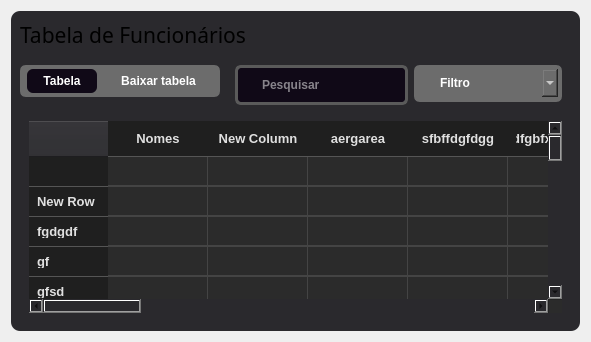
             <widget class="QWidget" name="funcionario_page">
              <layout class="QVBoxLayout" name="verticalLayout_37">
               <item>
                <widget class="QWidget" name="widget_geral_tabela" native="true">
                 <property name="styleSheet">
                  <string notr="true">background-color: rgb(42, 41, 45);
border-radius: 9px;</string>
                 </property>
                 <layout class="QVBoxLayout" name="verticalLayout_38">
                  <item>
                   <widget class="QLabel" name="lbl_tabela_func">
                    <property name="font">
                     <font>
                      <family>Inter 18pt SemiBold</family>
                      <pointsize>8</pointsize>
                      <weight>8</weight>
                      <italic>false</italic>
                      <bold>false</bold>
                     </font>
                    </property>
                    <property name="text">
                     <string>&lt;html&gt;&lt;head/&gt;&lt;body&gt;&lt;p&gt;&lt;span style=&quot; font-size:16pt;&quot;&gt;Tabela de Funcionários&lt;/span&gt;&lt;/p&gt;&lt;/body&gt;&lt;/html&gt;</string>
                    </property>
                   </widget>
                  </item>
                  <item>
                   <widget class="QWidget" name="widget_tabela_func" native="true">
                    <property name="sizePolicy">
                     <sizepolicy hsizetype="Expanding" vsizetype="Expanding">
                      <horstretch>0</horstretch>
                      <verstretch>0</verstretch>
                     </sizepolicy>
                    </property>
                    <property name="minimumSize">
                     <size>
                      <width>200</width>
                      <height>50</height>
                     </size>
                    </property>
                    <property name="maximumSize">
                     <size>
                      <width>16777215</width>
                      <height>50</height>
                     </size>
                    </property>
                    <property name="styleSheet">
                     <string notr="true">
QPushButton{


 background-color: rgb(91, 91, 91);
}</string>
                    </property>
                    <layout class="QHBoxLayout" name="horizontalLayout_36">
                     <property name="leftMargin">
                      <number>0</number>
                     </property>
                     <property name="topMargin">
                      <number>0</number>
                     </property>
                     <property name="rightMargin">
                      <number>0</number>
                     </property>
                     <property name="bottomMargin">
                      <number>0</number>
                     </property>
                     <item alignment="Qt::AlignLeft|Qt::AlignVCenter">
                      <widget class="QFrame" name="frame_tabela">
                       <property name="sizePolicy">
                        <sizepolicy hsizetype="Fixed" vsizetype="Fixed">
                         <horstretch>0</horstretch>
                         <verstretch>0</verstretch>
                        </sizepolicy>
                       </property>
                       <property name="minimumSize">
                        <size>
                         <width>200</width>
                         <height>0</height>
                        </size>
                       </property>
                       <property name="maximumSize">
                        <size>
                         <width>800</width>
                         <height>16777215</height>
                        </size>
                       </property>
                       <property name="styleSheet">
                        <string notr="true">QFrame{

border: 4px solid #6c6c6c;
}
QFrame{
background-color: rgb(108, 108, 108);
border-radius: 6px;
}
QPushButton {
  
    
	font: 75 10pt &quot;Inter 18pt&quot;;
	font-weight: bold;
    background-color: #6c6c6c;
    color: white;
    padding: 5px 15px;
    border-radius: 6px;
    border: none;
    min-width: 40px;   /* largura mínima */
}
QPushButton:hover {
    background-color: #4a4a4a;
}

</string>
                       </property>
                       <property name="frameShape">
                        <enum>QFrame::StyledPanel</enum>
                       </property>
                       <property name="frameShadow">
                        <enum>QFrame::Raised</enum>
                       </property>
                       <layout class="QHBoxLayout" name="horizontalLayout_37">
                        <property name="spacing">
                         <number>6</number>
                        </property>
                        <property name="leftMargin">
                         <number>0</number>
                        </property>
                        <property name="topMargin">
                         <number>0</number>
                        </property>
                        <property name="rightMargin">
                         <number>0</number>
                        </property>
                        <property name="bottomMargin">
                         <number>0</number>
                        </property>
                        <item alignment="Qt::AlignVCenter">
                         <widget class="QPushButton" name="btn_tabela">
                          <property name="sizePolicy">
                           <sizepolicy hsizetype="Fixed" vsizetype="Fixed">
                            <horstretch>0</horstretch>
                            <verstretch>0</verstretch>
                           </sizepolicy>
                          </property>
                          <property name="cursor">
                           <cursorShape>ArrowCursor</cursorShape>
                          </property>
                          <property name="styleSheet">
                           <string notr="true">QPushButton {
    background-color: #100917;
    
}</string>
                          </property>
                          <property name="text">
                           <string>Tabela</string>
                          </property>
                          <property name="icon">
                           <iconset resource="../imagens/imgs.qrc">
                            <normaloff>:/imgs/list.png</normaloff>:/imgs/list.png</iconset>
                          </property>
                          <property name="iconSize">
                           <size>
                            <width>20</width>
                            <height>20</height>
                           </size>
                          </property>
                          <property name="checkable">
                           <bool>true</bool>
                          </property>
                          <property name="checked">
                           <bool>true</bool>
                          </property>
                         </widget>
                        </item>
                        <item>
                         <widget class="QPushButton" name="btn_baixar_tabela">
                          <property name="sizePolicy">
                           <sizepolicy hsizetype="Fixed" vsizetype="Fixed">
                            <horstretch>0</horstretch>
                            <verstretch>0</verstretch>
                           </sizepolicy>
                          </property>
                          <property name="minimumSize">
                           <size>
                            <width>70</width>
                            <height>0</height>
                           </size>
                          </property>
                          <property name="cursor">
                           <cursorShape>PointingHandCursor</cursorShape>
                          </property>
                          <property name="styleSheet">
                           <string notr="true">padding: 5px 15px;</string>
                          </property>
                          <property name="text">
                           <string>Baixar tabela</string>
                          </property>
                          <property name="icon">
                           <iconset resource="../imagens/imgs.qrc">
                            <normaloff>:/imgs/downloads.png</normaloff>:/imgs/downloads.png</iconset>
                          </property>
                          <property name="iconSize">
                           <size>
                            <width>20</width>
                            <height>20</height>
                           </size>
                          </property>
                          <property name="checkable">
                           <bool>false</bool>
                          </property>
                         </widget>
                        </item>
                       </layout>
                      </widget>
                     </item>
                     <item alignment="Qt::AlignRight|Qt::AlignTop">
                      <widget class="QFrame" name="frame_pesquisa_func">
                       <property name="sizePolicy">
                        <sizepolicy hsizetype="Expanding" vsizetype="Expanding">
                         <horstretch>0</horstretch>
                         <verstretch>0</verstretch>
                        </sizepolicy>
                       </property>
                       <property name="styleSheet">
                        <string notr="true">
QLineEdit {
	font: 75 10pt &quot;Inter 18pt&quot;;
	font-weight: bold;
	font-color: rgb(255, 255, 255);
    background-color: #100917;
    color: white;
    padding: 5px 22px;
    border-radius: 6px;
    border: 3px solid #5a5a5a;
    min-width: 110px;   /* largura mínima */
}
QLineEdit:hover {
    background-color: #4a4a4a;
}
QLineEdit:checked {
    background-color: #100917;
    font-weight: bold;
}
</string>
                       </property>
                       <property name="frameShape">
                        <enum>QFrame::StyledPanel</enum>
                       </property>
                       <property name="frameShadow">
                        <enum>QFrame::Raised</enum>
                       </property>
                       <layout class="QHBoxLayout" name="horizontalLayout_38">
                        <item>
                         <widget class="QLineEdit" name="pesquisa_func">
                          <property name="sizePolicy">
                           <sizepolicy hsizetype="Expanding" vsizetype="Expanding">
                            <horstretch>0</horstretch>
                            <verstretch>0</verstretch>
                           </sizepolicy>
                          </property>
                          <property name="minimumSize">
                           <size>
                            <width>160</width>
                            <height>40</height>
                           </size>
                          </property>
                          <property name="maximumSize">
                           <size>
                            <width>200</width>
                            <height>50</height>
                           </size>
                          </property>
                          <property name="styleSheet">
                           <string notr="true"/>
                          </property>
                          <property name="placeholderText">
                           <string>Pesquisar</string>
                          </property>
                         </widget>
                        </item>
                        <item alignment="Qt::AlignRight">
                         <widget class="QFrame" name="frame_filtro">
                          <property name="sizePolicy">
                           <sizepolicy hsizetype="Fixed" vsizetype="Fixed">
                            <horstretch>0</horstretch>
                            <verstretch>0</verstretch>
                           </sizepolicy>
                          </property>
                          <property name="minimumSize">
                           <size>
                            <width>40</width>
                            <height>37</height>
                           </size>
                          </property>
                          <property name="styleSheet">
                           <string notr="true">QFrame{

border: 4px solid #6c6c6c;
}
QFrame{
background-color: rgb(108, 108, 108);
border-radius: 6px;
}
QComboBox {
   
    
	font: 75 10pt &quot;Inter 18pt&quot;;
	font-weight: bold;
    background-color: #6c6c6c;
    color: white;
    padding: 6px 22px;
    border-radius: 6px;
    border: none;
    min-width: 54px;   /* largura mínima */
}
QComboBox:hover {
    background-color: #4a4a4a;
}
QComboBox:checked {
    background-color: #100917;
    
}
</string>
                          </property>
                          <property name="frameShape">
                           <enum>QFrame::StyledPanel</enum>
                          </property>
                          <property name="frameShadow">
                           <enum>QFrame::Raised</enum>
                          </property>
                          <layout class="QHBoxLayout" name="horizontalLayout_39">
                           <property name="spacing">
                            <number>6</number>
                           </property>
                           <property name="leftMargin">
                            <number>0</number>
                           </property>
                           <property name="topMargin">
                            <number>0</number>
                           </property>
                           <property name="rightMargin">
                            <number>0</number>
                           </property>
                           <property name="bottomMargin">
                            <number>0</number>
                           </property>
                           <item>
                            <widget class="QComboBox" name="filtro_func">
                             <property name="minimumSize">
                              <size>
                               <width>98</width>
                               <height>0</height>
                              </size>
                             </property>
                             <property name="maximumSize">
                              <size>
                               <width>140</width>
                               <height>16777215</height>
                              </size>
                             </property>
                             <property name="cursor">
                              <cursorShape>PointingHandCursor</cursorShape>
                             </property>
                             <property name="editable">
                              <bool>false</bool>
                             </property>
                             <property name="currentText">
                              <string/>
                             </property>
                             <property name="placeholderText">
                              <string>Filtro</string>
                             </property>
                             <item>
                              <property name="text">
                               <string>Ativo Agora</string>
                              </property>
                             </item>
                             <item>
                              <property name="text">
                               <string>Data de Entrada</string>
                              </property>
                             </item>
                             <item>
                              <property name="text">
                               <string>Função</string>
                              </property>
                             </item>
                             <item>
                              <property name="text">
                               <string>Ordem Alfabética</string>
                              </property>
                             </item>
                            </widget>
                           </item>
                          </layout>
                         </widget>
                        </item>
                       </layout>
                      </widget>
                     </item>
                    </layout>
                   </widget>
                  </item>
                  <item>
                   <widget class="QWidget" name="tabela_de_funcionarios" native="true">
                    <layout class="QVBoxLayout" name="verticalLayout_39">
                     <item>
                      <widget class="QTableWidget" name="substitua_tabela_aqui">
                       <property name="cursor" stdset="0">
                        <cursorShape>PointingHandCursor</cursorShape>
                       </property>
                       <property name="styleSheet">
                        <string notr="true">/* ======================= */
/* Tabela geral */
QTableWidget {
    background-color: #2b2b2b;
    color: #f0f0f0;
    border: none;
    gridline-color: #444444;
    font-size: 14px;
    alternate-background-color: #242424;
    selection-background-color: #3a86ff;
    selection-color: #ffffff;
}

/* ======================= */
/* Cabeçalho */
QHeaderView::section {
    background-color: #1f1f1f;
    color: #e0e0e0;
    border: none;
    border-bottom: 1px solid #555555;
    padding: 8px;
    font-weight: bold;
    font-size: 13px;
    text-align: center;
}

/* ======================= */
/* Itens */
QTableWidget::item {
    border-bottom: 1px solid #444444;
    padding: 8px;
}
QTableWidget::item:hover {
    background-color: #333333;
    color: #ffffff;
}

/* ======================= */
/* Última linha */
QTableCornerButton::section {
    background-color: #2b2b2b;
    border: none;
}

/* ======================= */
/* Botões */
QPushButton {
    background-color: #3a86ff;
    color: #ffffff;
    border: none;
    border-radius: 6px;
    padding: 6px 12px;
    font-weight: bold;
}
QPushButton:hover {
    background-color: #265d9d;
}
QPushButton:pressed {
    background-color: #1b3b63;
}

/* ======================= */
/* Campo de busca */
QLineEdit {
    background-color: #1f1f1f;
    border: 1px solid #555555;
    border-radius: 6px;
    color: #ffffff;
    padding: 6px 10px;
}
QLineEdit:focus {
    border: 1px solid #3a86ff;
}

/* ======================= */
/* ComboBox (Filtro) */
QComboBox {
    background-color: #1f1f1f;
    color: #ffffff;
    border: 1px solid #555555;
    border-radius: 6px;
    padding: 5px 10px;
}
QComboBox::drop-down {
    border: none;
}
QComboBox QAbstractItemView {
    background-color: #2b2b2b;
    color: #ffffff;
    selection-background-color: #3a86ff;
    selection-color: #ffffff;
}
</string>
                       </property>
                       <row>
                        <property name="text">
                         <string/>
                        </property>
                       </row>
                       <row>
                        <property name="text">
                         <string>New Row</string>
                        </property>
                       </row>
                       <row>
                        <property name="text">
                         <string>fgdgdf</string>
                        </property>
                       </row>
                       <row>
                        <property name="text">
                         <string>gf</string>
                        </property>
                       </row>
                       <row>
                        <property name="text">
                         <string>gfsd</string>
                        </property>
                       </row>
                       <row>
                        <property name="text">
                         <string>fgsd</string>
                        </property>
                       </row>
                       <row>
                        <property name="text">
                         <string>New Row</string>
                        </property>
                       </row>
                       <row>
                        <property name="text">
                         <string>sfggfs</string>
                        </property>
                       </row>
                       <row>
                        <property name="text">
                         <string>g</string>
                        </property>
                       </row>
                       <row>
                        <property name="text">
                         <string>g</string>
                        </property>
                       </row>
                       <row>
                        <property name="text">
                         <string>ggh</string>
                        </property>
                       </row>
                       <row>
                        <property name="text">
                         <string>m</string>
                        </property>
                       </row>
                       <row>
                        <property name="text">
                         <string>kdty</string>
                        </property>
                       </row>
                       <row>
                        <property name="text">
                         <string>e</string>
                        </property>
                       </row>
                       <row>
                        <property name="text">
                         <string>New Row</string>
                        </property>
                       </row>
                       <row>
                        <property name="text">
                         <string>\</string>
                        </property>
                       </row>
                       <row>
                        <property name="text">
                         <string>cv</string>
                        </property>
                       </row>
                       <row>
                        <property name="text">
                         <string>New Row</string>
                        </property>
                       </row>
                       <row>
                        <property name="text">
                         <string>ewerffb</string>
                        </property>
                       </row>
                       <row>
                        <property name="text">
                         <string>w</string>
                        </property>
                       </row>
                       <row>
                        <property name="text">
                         <string>w</string>
                        </property>
                       </row>
                       <row>
                        <property name="text">
                         <string>wregg</string>
                        </property>
                       </row>
                       <row>
                        <property name="text">
                         <string>gw</string>
                        </property>
                       </row>
                       <row>
                        <property name="text">
                         <string>g</string>
                        </property>
                       </row>
                       <row>
                        <property name="text">
                         <string>wg</string>
                        </property>
                       </row>
                       <row>
                        <property name="text">
                         <string>wgw</string>
                        </property>
                       </row>
                       <row>
                        <property name="text">
                         <string>wg</string>
                        </property>
                       </row>
                       <row>
                        <property name="text">
                         <string>w</string>
                        </property>
                       </row>
                       <row>
                        <property name="text">
                         <string>.</string>
                        </property>
                       </row>
                       <column>
                        <property name="text">
                         <string>Nomes</string>
                        </property>
                       </column>
                       <column>
                        <property name="text">
                         <string>New Column</string>
                        </property>
                       </column>
                       <column>
                        <property name="text">
                         <string>aergarea</string>
                        </property>
                       </column>
                       <column>
                        <property name="text">
                         <string>sfbffdgfdgg</string>
                        </property>
                       </column>
                       <column>
                        <property name="text">
                         <string>dfgbfxbvcxcvb</string>
                        </property>
                       </column>
                       <column>
                        <property name="text">
                         <string>vbcgf</string>
                        </property>
                       </column>
                       <column>
                        <property name="text">
                         <string>ttrythr</string>
                        </property>
                       </column>
                       <column>
                        <property name="text">
                         <string>retytre</string>
                        </property>
                       </column>
                       <column>
                        <property name="text">
                         <string>5ytr4e</string>
                        </property>
                       </column>
                       <column>
                        <property name="text">
                         <string>3</string>
                        </property>
                       </column>
                       <column>
                        <property name="text">
                         <string>wedf</string>
                        </property>
                       </column>
                       <column>
                        <property name="text">
                         <string>sfgd</string>
                        </property>
                       </column>
                       <column>
                        <property name="text">
                         <string>hthdh</string>
                        </property>
                       </column>
                       <column>
                        <property name="text">
                         <string>hfghhhh</string>
                        </property>
                       </column>
                       <column>
                        <property name="text">
                         <string>New Column</string>
                        </property>
                       </column>
                       <column>
                        <property name="text">
                         <string>asdasd</string>
                        </property>
                       </column>
                       <column>
                        <property name="text">
                         <string>Ultima vez Editado</string>
                        </property>
                       </column>
                       <column>
                        <property name="text">
                         <string>Função</string>
                        </property>
                       </column>
                       <column>
                        <property name="text">
                         <string>Status</string>
                        </property>
                       </column>
                       <column>
                        <property name="text">
                         <string>Data de Entrada</string>
                        </property>
                       </column>
                      </widget>
                     </item>
                    </layout>
                   </widget>
                  </item>
                 </layout>
                </widget>
               </item>
              </layout>
             </widget>
